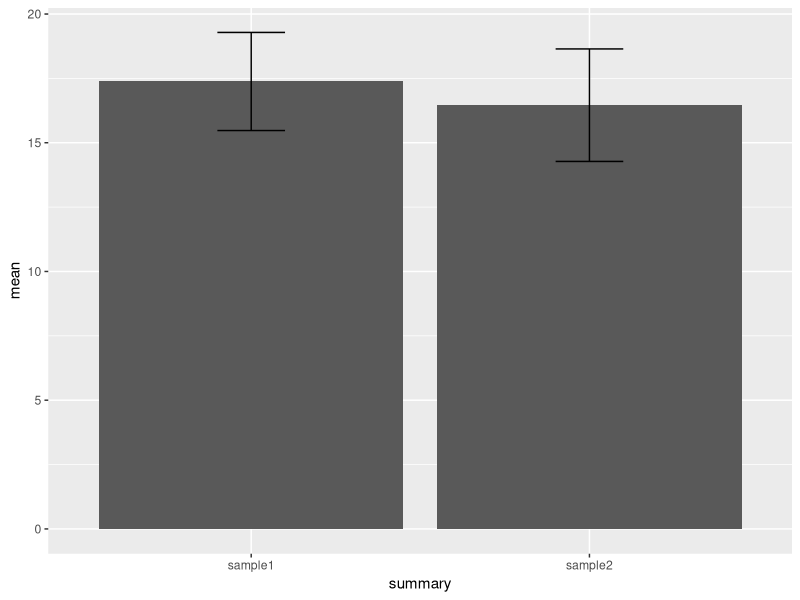
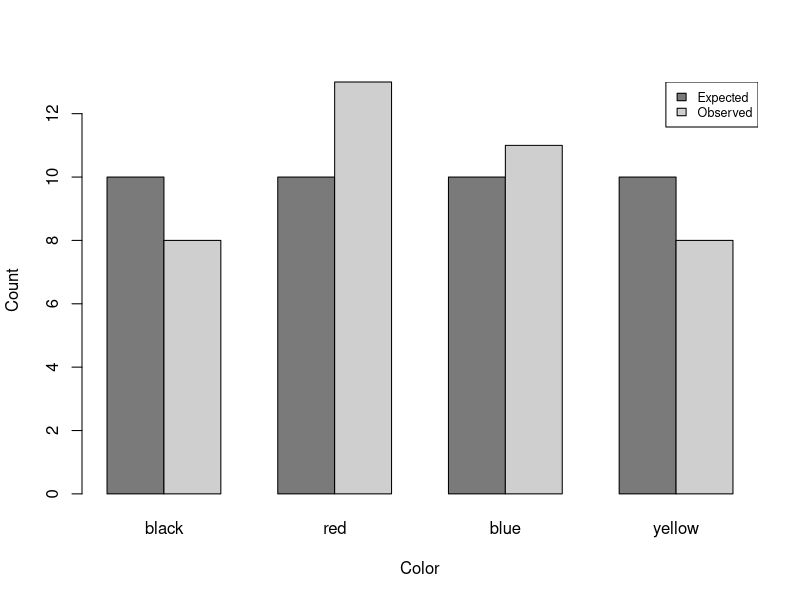

R code for these plots, in order:
## ---- chunk 1
knitr::opts_chunk$set(echo = TRUE)
## ---- chunk 2
# Creating sample vectors
sample1 <- c(19.7475, 19.8387, 12.6873, 17.6973, 19.0878, 30.5562, 
             14.5291, 14.7627, 14.3439, 12.5745, 11.0734, 19.4998,
             18.3869, 10.7374, 18.0030, 18.1730, 18.8374, 17.9287,
             15.3563, 18.6004, 11.7280, 12.2898, 21.0552, 21.4184,
             25.5953)

sample2 <- c(17.4715, 20.0386, 12.6012, 20.4401, 22.4969, 9.8613,
             19.6289, 9.7741, 15.1119, 17.4448, 23.4827, 24.9357,
             19.9265, 7.9955, 17.6675, 13.6029, 17.8812, 16.4178,
             5.1385, 7.0984, 18.1181, 20.2681, 14.7372, 22.5915,
             16.7546)
## ---- chunk 3
# Summary of first sample
summary(sample1)

# Summary of second sample
summary(sample2)
## ---- chunk 4
# Perform a two-sample t-test using the t.test() function
t.test(sample1, sample2)
## ---- chunk 5
# data is the input vector or data frame
# measurevar is the variable to be sumarized
# groupvars indicates which variables should be grouped together
# na.rm indicates whether to remove missing values
# conf.interval is the confidence interval (Default is 0.95)

summarySE <- function(data = NULL, measurevar, groupvars = NULL, 
                      na.rm = F, conf.interval = .95) {
    library(plyr)

    # If na.rm == T, exclude NA from the vector length
    length2 <- function (x, na.rm = FALSE) {
        if (na.rm) sum(!is.na(x))
        else       length(x)
    }

    # For each group's data frame, return a vector with
    # N, mean, and sd
    # ddply() splits data frame, apply a function, then
    # return the results in a data frame
    
    datac <- ddply(data, groupvars,
      .fun = function(xx, col) {
        c(N    = length2(xx[[col]], na.rm=na.rm),
          mean = mean   (xx[[col]], na.rm=na.rm),
          sd   = sd     (xx[[col]], na.rm=na.rm)
        )
      },
      measurevar
    )

    # Calculate standard error of the mean
    datac$se <- datac$sd / sqrt(datac$N)  

    # Confidence interval multiplier for standard error
    # Calculate t-statistic for confidence interval using qt()
    # ci is the length of the error bars
    
    ciMult <- qt(conf.interval/2 + .5, datac$N-1)
    datac$ci <- datac$se * ciMult

    return(datac)
}
## ---- chunk 6
library(ggplot2)

# Combine the vectors to create a data frame
sample <- data.frame(sample1, sample2)

# Call the summarySE() function to obtain summaries
summary1 <- summarySE(sample, measurevar = 'sample1')
summary2 <- summarySE(sample, measurevar = 'sample2')

# Combine the summaries to modify the original data frame
sample <- data.frame(summary = c('sample1', 'sample2'), 
                     mean = c(summary1$mean, summary2$mean),
                     ci = c(summary1$ci, summary2$ci))
sample

# Draw the barchart
ggplot(sample, aes(x = summary, y = mean)) + 
    geom_bar(stat = "identity") +
    geom_errorbar(aes(ymin= mean - ci, ymax = mean + ci),
                  width=.2)   # generate the error bars
## ---- chunk 7
# Create the corresponding vectors and matrix
name = c('black', 'red', 'blue', 'yellow')
Expected <- c(10, 10, 10, 10)
Observed <- c(8, 13, 11, 8)
M_and_M <- rbind(Expected, Observed)
colnames(M_and_M) = name

# Graph the expected and observed numbers of candies
barplot(M_and_M, beside = T, xlab = 'Color', ylab = 'Count',
        col = c('gray48', 'gray81'))
legend('topright', legend = rownames(M_and_M), cex = 0.75,
       fill = c('gray48', 'gray81'))

# Perform the Chi-square test using chisq.test() function
# rescale.p rescales the counts before applying the test
chisq.test(M_and_M, rescale.p = T)
